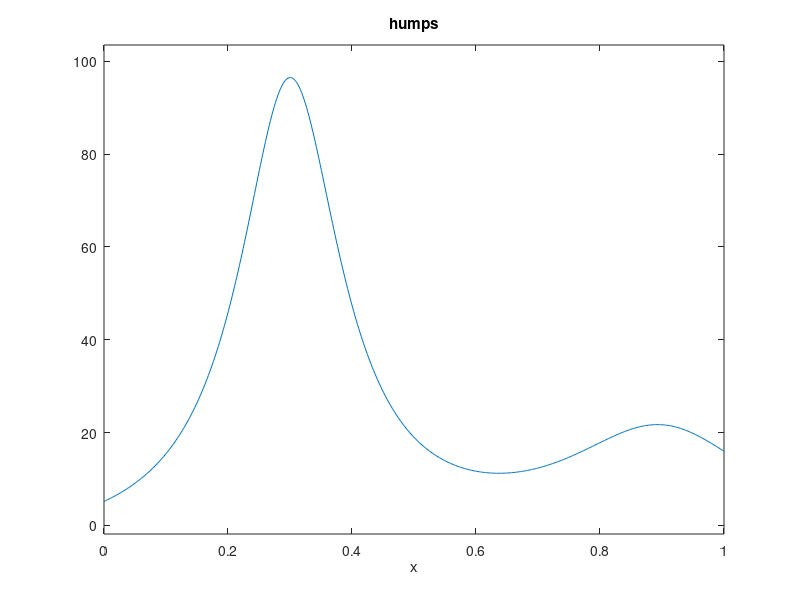

This figure's MATLAB source: (Note: this script raises an error after producing the figure.)
clear all
close all
clc

% Lecture 16 practical:

%%
%--------------------------------------------------------------------------
% Numerical integration
%--------------------------------------------------------------------------

addpath('./ncm'); % tell MATLAB to look in this folder for functions

%% Let's start with a default example from MATLAB

ezplot(@humps,[0,1]);

%%

quadgui(@humps,0,1,1e-4);

%% Setup the integrand

f = @(x) sin(x); % use an anonymous function

quadgui( f, 0, pi, 1.e-1 );

%%

tic
Q = quad( f, 0, pi, 1.e-8 ); % old method (note orange line under function name)
toc

tic
I = integral( f, 0, pi, 'AbsTol', 1.e-8 ); % new method
toc

%% what about with lower tolerance?

quadgui( f, 0, pi, 1.e-3 );

%% do not have to use anonymous function

quadgui('cos(x)', 0, (9/2)*pi, 1.e-6 );

% Notice how weird the function looks when you first use the midpoint rule
% to split it up into rectangles.

%% You can really do almost any type of integral

f = @(x) 1./sqrt(1+x.^4);

quadgui( f, 0, 1 );

%% another example

quadgui( 't^(8/3)*(1-t)^(10/3)' ,0, 1, 1.e-8 );

%% another example

f= @(x) sin(x)./x;

quadgui( f, 0, pi, 1.0e-4 );

%% what happened?

% We divided by zero and eventually we should reach a recursion limit.
% This is because there is a "singularity" in the function at x=0.

% One solution is
quadgui( f, realmin, pi, 1.0e-4 );

%% another option is to make a smarter function

quadgui( @sinc, 0, pi, 1.0e-4 ); % then call this anonymous function

%% What about if your integral depends on other parameters?

% Well we need to build more complicated functions then.

f = @(t,z,w) t.^(z-1) .* (1-t).^(w-1);

z = 8/3;
w = 10/3;
tol = 1.0e-5;

quadgui( f, 0, 1, tol, z, w); % all values passed after tol will be given to the function f

%% Up to now, we integrated continuous functions.

% How do we do integration when we have discretely sampled data?

x = linspace( 0, pi, 11 );
y = sin(x);

plot(x,y,'k*'); xlabel('x [rad]'); ylabel('sin(x)'); axis('tight');

% trapz  Trapezoidal numerical integration.
Q = trapz( x, y ); % trapz(x-vector, y-vector)

f = @(x) sin(x);
Qi = integral( f, 0, pi, 'AbsTol', 1.e-8 ); % new method




%%
%
% NOTE: Example in this practical are taken from the Quadrature Chapter
% (chapter 6) in https://www.mathworks.com/moler/chapters.html

